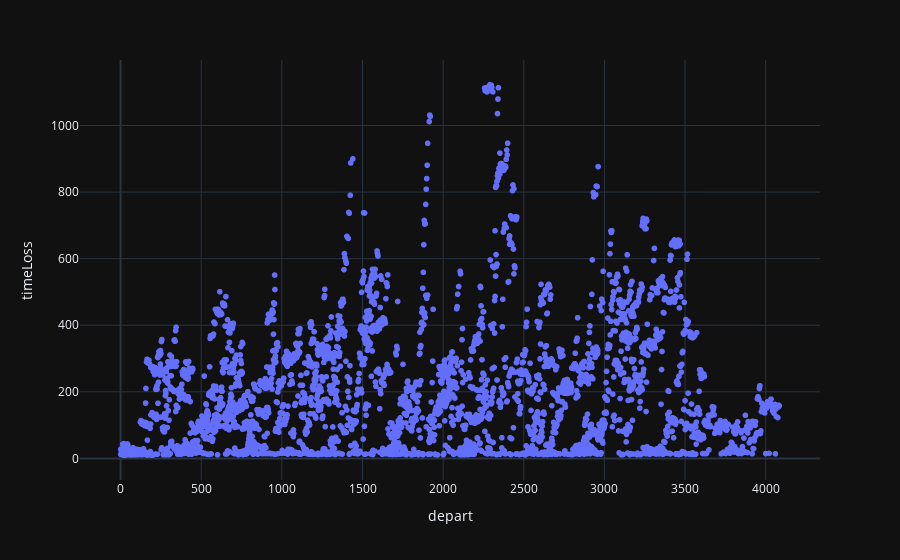

The notebook cell saved with this chart:
### Code cell
fig = px.scatter(df, x="depart", y="timeLoss")
fig.show()

### Figure 1 — Plotly figure (JSON) as saved in the notebook; plotly's stock layout.template omitted (floating-point values rounded to 4 significant figures; data arrays with more than 128 entries replaced by an {"elided": "..."} marker saying what was removed)
{"data": [{"hovertemplate": "depart=%{x}<br>timeLoss=%{y}<extra></extra>", "legendgroup": "", "marker": {"color": "#636efa", "symbol": "circle"}, "mode": "markers", "name": "", "showlegend": false, "x": {"elided": "3524 float values"}, "xaxis": "x", "y": {"elided": "3524 float values"}, "yaxis": "y", "type": "scattergl"}], "layout": {"xaxis": {"anchor": "y", "domain": [0.0, 1.0], "title": {"text": "depart"}}, "yaxis": {"anchor": "x", "domain": [0.0, 1.0], "title": {"text": "timeLoss"}}, "legend": {"tracegroupgap": 0}, "margin": {"t": 60}}}
